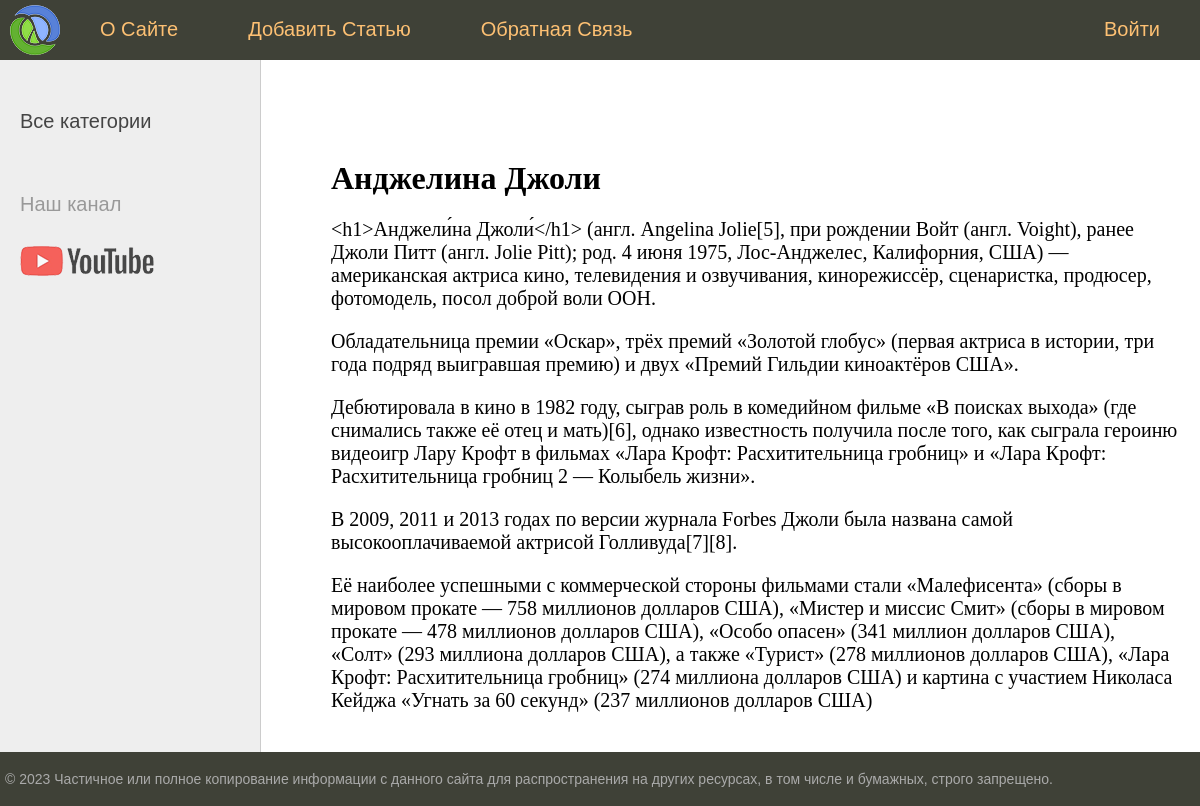
/post/1/, run on an earlier commit of the app's database.
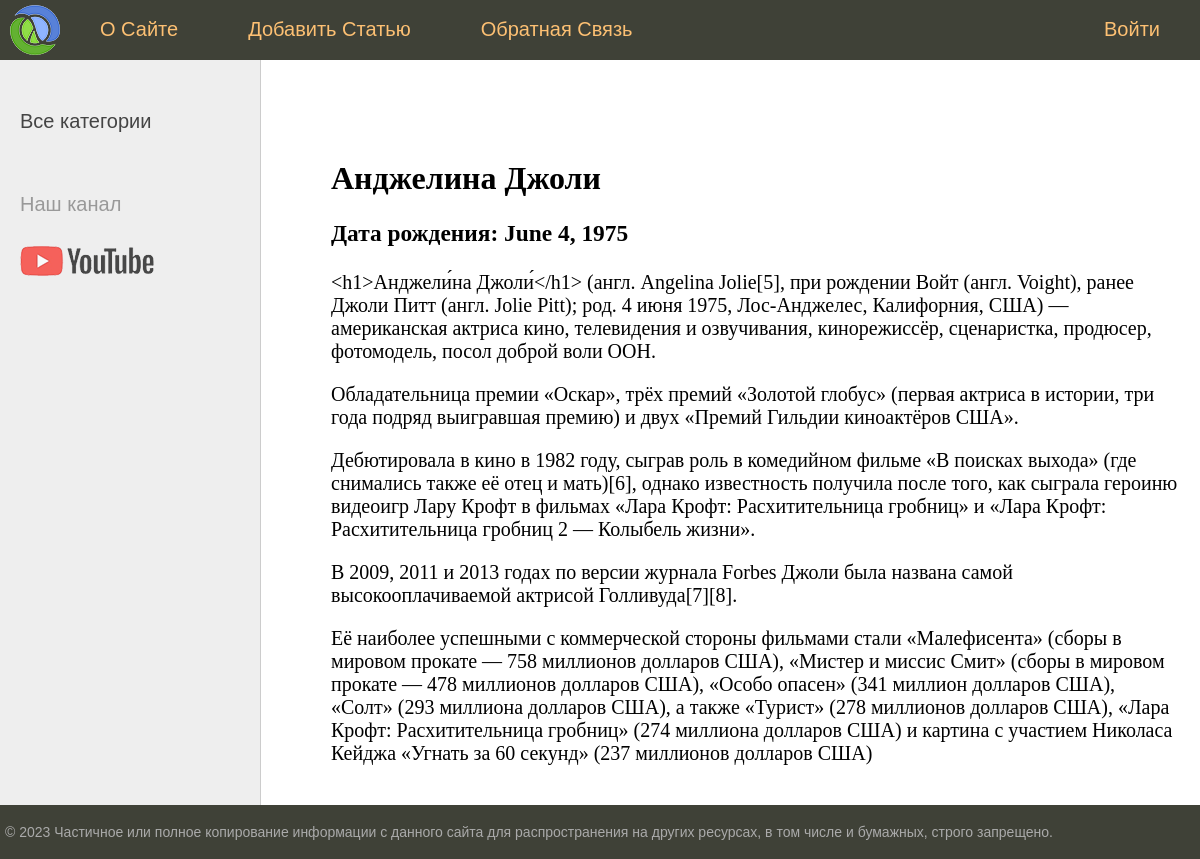
And on a later commit of the database.
### women/models.py (models this page shows, shortened)
class Women(models.Model):
    title = models.CharField(max_length=255)
    content = models.TextField(blank=True)
    birthday = models.DateField(null=True, blank=True)
    photo = models.ImageField(upload_to="photos/%Y/%m/%d/")
    time_create = models.DateTimeField(auto_now_add=True)
    time_update = models.DateTimeField(auto_now=True)
    is_published = models.BooleanField(default=True)
    cat = models.ForeignKey('Category', on_delete=models.PROTECT, null=True)

### women/views.py (the view)
# urls.py: path('post/<int:post_id>/', show_post, name='post'),
def show_post(request, post_id):
    women = Women.objects.get(pk=post_id);
    params = {'w':women, 'menu': menu, 'title': women.title};
    return render(request, 'women/post.html', context=params)

### women/templates/women/post.html (shortened to what this page needs)
{% extends 'women/base.html' %}
{% block content %}
<div>
    <h1>{{w.title}}</h1>
	{% if w.birthday  %}
		<h3>Дата рождения: <span>{{ w.birthday }}</span></h3>
	{% endif %}
	{% autoescape on %}
	<p class="link-read-post">{{w.content|linebreaks}}</p>
	{% endautoescape %}
</div>
{% endblock %}

What changed in the data, as far as the page shows it:
changed Women "Анджелина Джоли": birthday (not shown) → "June 4, 1975"
Also different on the page:
text now shown: "Дата рождения:"
